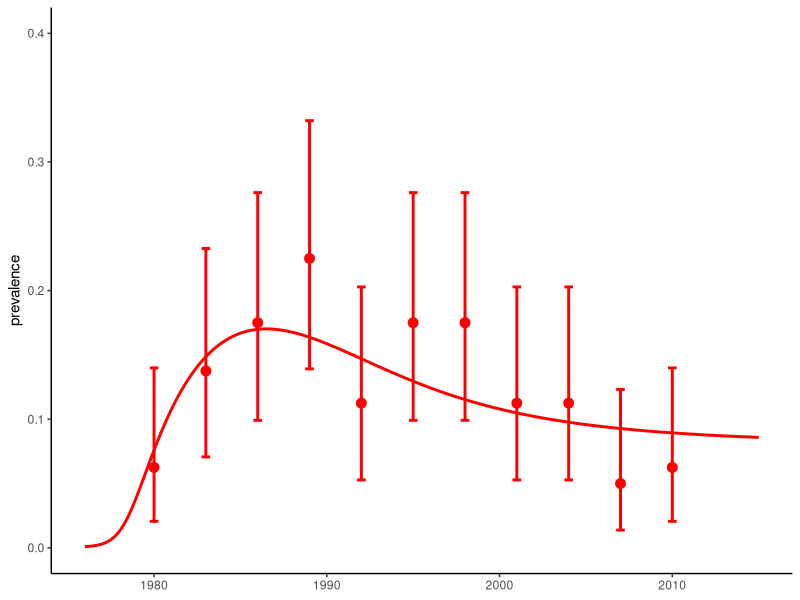

Reproduce this figure in R. (Note: this script raises an error after producing the figure.)
#' Fitting 1: Fitting a dynamic SI model with Maximum Likelihood Estimation
#' Clinic on the Meaningful Modeling of Epidemiological Data
#' International Clinics on Infectious Disease Dynamics and Data (ICI3D) Program
#' African Institute for Mathematical Sciences, Muizenberg, RSA
#' (C) Steve Bellan, 2015, Seth Blumberg 2025, Carl Pearson 2026
#'
#' By the end of this tutorial you should ...
#'  * Understand how to simulate cross-sectional prevalence data around a
#'    simulated epidemic.
#'  * Calculate a binomial likelihood from these prevalence data and a fully
#'    specified epidemic model.
#'  * Use R's `optim` function to do multivariate optimization over transformed
#'    parameter space.
#'  * Understand the difference betweeen SANN and Nelder-Mead algorithms
#'  * Create 95% CIs and contours from the hessian matrix
#'  * Create 95% CIs and contours based on the likelihood ratio
#'
#' n.b. the code below uses `roxygen2` syntax for annotating comments. That
#' includes providing example calls of the functions in @examples blocks.
#' The code in @examples blocks

library(deSolve)
library(ggplot2)

library(boot)
library(ellipse)

#' @title Check if a value is a positive scalar
#'
#' @param x The value to check.
#' @return logical. `TRUE` if `x` is a positive scalar, `FALSE` otherwise.
is_positive_scalar <- function(x) {
  is.numeric(x) && length(x) == 1 && !is.na(x) && x > 0
}

#' @title Check if a value is a proportion
#'
#' @param x The value to check.
#' @return logical. `TRUE` if `x` is a proportion, `FALSE` otherwise.
is_proportion <- function(x) {
  is.numeric(x) && length(x) == 1 && !is.na(x) && x >= 0 && x <= 1
}

#' @title Collect Disease Parameters
#'
#' @description
#' Creates a list of disease parameters with their default values for the HIV
#' epidemic model.
#'
#' This function captures its local environment variables using
#' `as.list(environment())` to construct a named list from the arguments while
#' providing convenient defaults. This function also validates those parameters.
#'
#' @param Beta numeric. Transmission rate (infectious contacts per
#'   year-infectious-persons). Default is 0.9.
#' @param alpha numeric. Decline in transmission coefficient with prevalence
#'   (unitless). Default is 8.
#' @param progRt numeric. Progression rate, defined as `n` divided by
#'   the life-with-HIV expectancy, where `n` is the number of boxcars
#'   (1 / year). Default is 4/10.
#' @param birthRt numeric. Birth rate, representing the proportion of people
#'   who give birth per year (new people / current people / year).
#'   Default is 0.03.
#' @param deathRt numeric. Background death rate, defined as 1 divided by
#'   the life expectancy (1 / year). Default is 1/60.
#'
#' @return list. A named list containing the defined disease parameters.
#'
#' @examples
#' disease_params()
#' disease_params(Beta = .2)
disease_params <- function(
  Beta = 0.9,
  alpha = 8,
  progRt = (4 / 10),
  birthRt = .03 / 1,
  deathRt = 1 / 60
) {
  stopifnot(
    "Beta must be a positive scalar" = is_positive_scalar(Beta),
    "progRt must be a positive scalar" = is_positive_scalar(progRt),
    "birthRt must be a positive scalar" = is_positive_scalar(birthRt),
    "deathRt must be a positive scalar" = is_positive_scalar(deathRt)
  )
  return(as.list(environment()))
}


#' @title Initialize State Variables from Prevalence
#'
#' @description
#' Creates a named vector of initial state values (proportions of the
#' population) for the SI ODE model given the initial prevalence.
#'
#' @param initPrev numeric. The initial prevalence at the start of the
#'   simulation, which must be a proportion (between 0 and 1 inclusive).
#'   Default is `exp(-7)`.
#'
#' @return numeric. A named vector of initial proportions for state variables:
#'   `S` (susceptibles), `I1`, `I2`, `I3`, `I4` (infected classes), `CI`
#'   (cumulative incidence), and `CD` (cumulative deaths).
#'
#' @examples
#' initialize_from_prev()
#' initialize_from_prev(0.01)
initialize_from_prev <- function(
  initPrev = exp(-7)
) {
  stopifnot(
    "initPrev must be a proportion between 0 and 1" = is_proportion(initPrev)
  )
  return(c(
    S = 1 - initPrev,
    I1 = initPrev,
    I2 = 0,
    I3 = 0,
    I4 = 0,
    CI = 0,
    CD = 0
  ))
}

#' @title SI ODE Model with Four Infected Boxcars
#'
#' @description
#' Calculates the derivatives for the SI (Susceptible-Infected) epidemic model
#' with 4 boxcar stages of infection. This model is equivalent to the third
#' model in the HIV in Harare tutorial, although some parameters may differ.
#'
#' @param tt numeric. The current time point in the integration.
#' @param yy numeric. Named vector of current state variable values: `S`
#'   (susceptible), `I1`, `I2`, `I3`, `I4` (infected classes), `CI`
#'   (cumulative incidence), and `CD` (cumulative deaths).
#' @param parms list. A list of disease parameters containing:
#'   * `Beta`: transmission rate
#'   * `alpha`: decline in transmission coefficient with prevalence
#'   * `progRt`: progression rate through boxcars
#'   * `birthRt`: birth rate
#'   * `deathRt`: natural death rate
#'
#' @return list. A list containing a single numeric vector of the state
#'   variable derivatives.
#'
#' @examples
#' dHIV_SI4(0, initialize_from_prev(), disease_params())
dHIV_SI4 <- function(tt, yy, parms) {
  with(c(parms, as.list(yy)), {
    ## State variables are: S, I1, I2, I3, I4; tracking states CI, CD
    pop_N <- sum(yy) ## total population
    pop_I <- pop_N - S
    prev_I <- pop_I / pop_N
    transmissionCoef <- Beta * exp(-alpha * prev_I)

    # processes
    infection <- transmissionCoef * prev_I * S
    birth <- birthRt * pop_N
    death <- deathRt * yy[1:5]
    progress <- progRt * yy[2:5]

    deriv <- rep(NA, length(yy))
    ## state variable derivatives (ODE system)
    ## Susceptibles
    deriv[1] <- birth - death[1] - infection
    ## I Boxcars
    ## each lose their progress, gain earlier progress, die of natural causes
    deriv[2:5] <- -progress + c(infection, progress[1:3]) - death[2:5]
    ## Cumulative Incidence
    deriv[6] <- infection
    ## Cumulative Disease Induced Death, i.e progression from final boxcar
    deriv[7] <- progress[4]

    return(list(deriv))
  })
}

#' @title Simulate Epidemic
#'
#' @description
#' Runs the deterministic model simulation using the specified ODE system,
#' initial state values, time sequence, and disease parameters.
#'
#' @param init numeric. Named vector of initial state values. Default is
#'   `initialize_from_prev()`.
#' @param tseq numeric. Sequence of times at which model predictions are
#'   desired. Default is monthly steps from 1976 to 2015.
#' @param modFunction function. The ODE system derivative function (such as
#'   `dHIV_SI4`). Default is `dHIV_SI4`.
#' @param parms list. List of disease parameters. Default is `disease_params()`.
#'
#' @return data.frame. A data frame of simulated outputs containing:
#'   * `time`: time points of predictions
#'   * state variables (`S`, `I1` to `I4`, `CI`, `CD`)
#'   * `I`: total infected population (`I1 + I2 + I3 + I4`)
#'   * `N`: total population (`S + I`)
#'   * `P`: infected prevalence (`I / N`)
#'
#' @examples
#' simEpidemic()
simEpidemic <- function(
  init = initialize_from_prev(),
  tseq = seq(1976, 2015, by = 1 / 12),
  modFunction = dHIV_SI4,
  parms = disease_params()
) {
  # n.b. a `within` block works within a data frame to calculate new values
  return(
    lsoda(init, tseq, modFunction, parms = parms) |>
      as.data.frame() |>
      within({
        I <- I1 + I2 + I3 + I4
        N <- S + I
        P <- I / N
      })
  )
}

#' @title Sample Epidemic
#'
#' @description
#' Simulates drawing cross-sectional samples of individuals from a simulated
#' epidemic at specified time points, testing them, and calculating sample
#' prevalence alongside binomial confidence intervals.
#'
#' @param simDat data.frame. Simulated epidemic data, typically the output
#'   of `simEpidemic()`. Must contain columns `time` and `P`.
#' @param sampleDates numeric. Vector of dates at which to sample the
#'   population. Default is every 3 years from 1980 to 2010.
#' @param numSamp numeric. Vector indicating the number of individuals
#'   sampled at each date. Default is 80 individuals per date.
#'
#' @return data.frame. A data frame with columns:
#'   * `time`: sample dates
#'   * `numPos`: simulated number of positive cases
#'   * `numSamp`: number of individuals sampled
#'   * `sampPrev`: sample prevalence (`numPos / numSamp`)
#'   * `lci`: lower binomial confidence interval bound
#'   * `uci`: upper binomial confidence interval bound
#'
#' @examples
#' sampleEpidemic(simEpidemic())
sampleEpidemic <- function(
  simDat,
  sampleDates = seq(1980, 2010, by = 3),
  numSamp = rep(80, length(sampleDates)),
  seed = 1
) {
  set.seed(1)
  data_subset <- subset(simDat, time %in% sampleDates)
  if (nrow(data_subset) != length(sampleDates)) {
    warning(
      "The following sampleDates are not present in simDat: ",
      toString(setdiff(sampleDates, simDat$time))
    )
    numSamp <- numSamp[which(sampleDates %in% simDat$time)]
  }

  return(
    within(data_subset, {
      numSamp <- numSamp
      numPos <- rbinom(length(numSamp), numSamp, P)
      sampPrev <- numPos / numSamp
      lci <- mapply(
        function(x, n) binom.test(x, n)$conf.int[1],
        x = numPos,
        n = numSamp
      )
      uci <- mapply(
        function(x, n) binom.test(x, n)$conf.int[2],
        x = numPos,
        n = numSamp
      )
    })[, c("time", "numSamp", "numPos", "sampPrev", "lci", "uci")]
  )
}

## Run system of ODEs for "true" parameter values
# Default model parameters are defined in lines 20-26
trueParms <- disease_params()
# Simulated epidemic (underlying process)
simDat <- simEpidemic(parms = trueParms)

# Simulate *observed* data about the epidemic
myDat <- sampleEpidemic(simDat)

# Plot simulated prevalence and sample data using ggplot2
plot_sim_vs_obs <- ggplot() +
  geom_line(
    data = simDat,
    aes(x = time, y = P),
    color = "red",
    linewidth = 1
  ) +
  geom_point(
    data = myDat,
    aes(x = time, y = sampPrev),
    color = "red",
    size = 3
  ) +
  geom_errorbar(
    data = myDat,
    aes(x = time, ymin = lci, ymax = uci),
    color = "red",
    width = 0.5,
    linewidth = 1
  ) +
  scale_y_continuous(limits = c(0, 0.4)) +
  labs(x = NULL, y = "prevalence") +
  theme_classic()

print(plot_sim_vs_obs)

## To start, we need to write a likelihood function that gives the
## probability that a given parameter set (Beta, alpha values) would generate
## the observed data. Remember that we are assuming that there is some true
## underlying epidemic curve that is deterministic and the data we observe
## are only noisy because of sampling/observation error (not because the
## underlying curve is also noisy--i.e. process error--which would be
## particularly likely for epidemics in small populations).

## We assume binomial sampling errors. So we can write the -log-likelihood as
## the probability of observing the observed number positive out of each
## sample if the prevalence is the value generated by a model parameterized
## by a given set of parameters:

#' @title Negative Log-Likelihood for HIV SI4 Model
#'
#' @description
#' Calculates the negative log-likelihood of the observed data given a set of
#' disease parameters. This assumes binomial sampling errors at the observed
#' time points.
#'
#' @param parms list. List of disease parameters. Default is `disease_params()`.
#' @param obsDat data.frame. Observed data containing columns `time`, `numPos`,
#'   and `numSamp`. Default is `myDat`.
#' @param t0 numeric. The starting time of the epidemic simulation. Default
#'   is 1976.
#'
#' @return numeric. The negative log-likelihood value.
#'
#' @examples
#' # log likelihood of the true parameters (which we usually never know)
#' nllikelihood(disease_params())
#' # ... vs some random guess
#' nllikelihood(disease_params(Beta = 3, alpha = 1))
nllikelihood <- function(
  parms = disease_params(),
  obsDat = myDat,
  t0 = 1976
) {
  simDat <- simEpidemic(tseq = c(t0, obsDat$time), parms = parms)[-1, ]
  ## What are the rows from our simulation at which we have observed data?
  nlls <- -dbinom(
    obsDat$numPos,
    obsDat$numSamp,
    prob = simDat$P,
    log = TRUE
  )
  return(sum(nlls))
}

## First look up how optim() works. The more you read through the help
## file the easier this will be!!! In particular make sure you understand that
## the first argument of optim must be the initial values of the parameters to
## be fitted (i.e. Beta & alpha) and that any other parameters to be fixed are
## given as additional arguments (in the help file under "...")
## ?optim

#' @title Substitute and Update Parameters
#'
#' @description
#' Combines fitted and fixed parameters into a single list suitable for the
#' epidemic model. Parameters whose names start with `"log_"` are
#' automatically exponentiated back to their untransformed scale.
#'
#' @param fit.params numeric. Named vector of parameters being fitted.
#' @param fixed.params list. List of fixed parameters, typically the output
#'   of `disease_params()`. Default is `disease_params()`.
#'
#' @return list. A list of all parameters (both fixed and fitted) on their
#'   original (unlogged) scale.
#'
#' @examples
#' guess_params <- c(log_Beta = log(5), log_alpha = log(8))
#' subsParms(guess_params)
subsParms <- function(fit.params, fixed.params = disease_params()) {
  within(fixed.params, {
    loggedParms <- names(fit.params)[grepl('log_', names(fit.params))]
    unloggedParms <- names(fit.params)[!grepl('log_', names(fit.params))]
    for (nm in unloggedParms) {
      assign(nm, as.numeric(fit.params[nm]))
    }
    for (nm in loggedParms) {
      assign(gsub('log_', '', nm), exp(as.numeric(fit.params[nm])))
    }
    rm(nm, loggedParms, unloggedParms)
  })
}

## Make likelihood a function of fixed and fitted parameters.
objFXN <- function(
  fit.params, ## parameters to fit
  fixed.params = disease_params(), ## fixed paramters
  obsDat = myDat
) {
  parms <- subsParms(fit.params, fixed.params)
  nllikelihood(parms, obsDat = obsDat) ## then call likelihood
}
objFXN(guess.params, disease_params())

## Select initial values for fitted parameters from which optimization routine
## will start. If you select bad initial values the algorithm can get stuck on a
## bad set of parameters. You can always try the true values as a starting point
## for this problem, although that's rarely possible in real problems.

init.pars <- c(log_alpha = log(30), log_Beta = log(.1))
## We will start with SANN optimization since it is stochastic and therefore
## less likely to get stuck in a local minima. But then finish with Nelder-Mead
## optimization which is much faster.

###  NOTE: for trace >0 you see more progress report, bigger numbers show more
###  update
trace <- 3

## SANN: This is stochastic, be CAREFUL -- sometimes it gets stuck at local minima
## for unreasonble parameters. If you see this happen, run it again!
optim.vals <- optim(
  par = init.pars,
  objFXN,
  fixed.params = disease_params(),
  obsDat = myDat,
  control = list(trace = trace, maxit = 150),
  method = "SANN"
)
exp(optim.vals$par) # note `log_` no longer applies
trueParms[c('alpha', 'Beta')] |> unlist()

## We feed the last parameters of SANN in as the first values of Nelder-Mead
optim.vals <- optim(
  par = optim.vals$par,
  objFXN,
  fixed.params = disease_params(),
  obsDat = myDat,
  control = list(trace = trace, maxit = 800, reltol = 10^-7),
  method = "Nelder-Mead",
  hessian = T
)
optim.vals
MLEfits <- optim.vals$par
trueParms[c('alpha', 'Beta')]
exp(unname(MLEfits))

log_alpha.fit <- MLEfits["log_alpha"]
log_Beta.fit <- MLEfits["log_Beta"]

## Look at the output of optim. Understand what it means. Did the algorithm
## converge? Look at ?optim to understand it.

# Plot MLE fit time series using ggplot2
fitDat <- simEpidemic(parms = subsParms(optim.vals$par, trueParms))

plot_mle_fit <- plot_sim_vs_obs +
  geom_line(
    data = fitDat,
    aes(x = time, y = P),
    color = "blue",
    linewidth = 1
  )

print(plot_mle_fit)

######################################################################
## Contour plots with the hessian
######################################################################
## The Hessian matrix gives you the curvature of the likelihood function at the
## maximum likelihood estimate (MLE) of the fitted parameters. In other words,
## it tells you the second derivative around MLE, which can be used to
## estimate the covariance variance matrix of the estimator. This estimate of
## the covariance variance matrix is known as the Fisher information matrix
## and can be obtained by inverting the Hessian.

## invert the Hessian, to estimate the covar-var matrix of parameter estimates
fisherInfMatrix <- solve(optim.vals$hessian)

# Extract ellipse coordinates
ellipse_coords <- as.data.frame(
  exp(ellipse(fisherInfMatrix, centre = MLEfits, level = 0.95))
)
colnames(ellipse_coords) <- c("alpha", "Beta")

# True parameters data frame
true_df <- data.frame(alpha = trueParms$alpha, Beta = trueParms$Beta)

# MLE parameters data frame
mle_df <- data.frame(
  alpha = exp(log_alpha.fit),
  Beta = exp(log_Beta.fit)
)

# Plot contours using ggplot2
ggplot() +
  geom_point(
    data = true_df,
    aes(x = alpha, y = Beta, color = "truth"),
    size = 4
  ) +
  geom_point(
    data = mle_df,
    aes(x = alpha, y = Beta, color = "MLE"),
    size = 4
  ) +
  geom_path(
    data = ellipse_coords,
    aes(x = alpha, y = Beta, color = "95% Confidence Region"),
    linewidth = 1
  ) +
  scale_x_log10(limits = c(2, 15)) +
  scale_y_log10(limits = c(0.5, 2)) +
  scale_color_manual(
    name = NULL,
    values = c(
      "truth" = "red",
      "MLE" = "black",
      "95% Confidence Region" = "black"
    ),
    breaks = c("truth", "MLE", "95% Confidence Region"),
    guide = guide_legend(
      override.aes = list(
        shape = c(16, 16, NA),
        linetype = c("blank", "blank", "solid")
      )
    )
  ) +
  labs(
    x = expression(alpha),
    y = expression(beta),
    title = "-log(likelihood) contours"
  ) +
  theme_classic() +
  theme(
    plot.title = element_text(hjust = 0.5)
  )

######################################################################
## Contour plots with likelihood profiles
######################################################################
## With all other parameters fixed to their initial values, lets look at a
## contour likelihood plot over Beta and alpha.  To do this we write wrapper
## functions of log_Beta and log_alpha to feed to outer() and then
## contour(). This is confusing so make sure you understand every function.

## This function simply takes values log_Beta and log_alpha and feeds them into
## objFXN above as a single variable called logpars, you'll see why this is
## useful below.
objXalpha_Beta <- Vectorize(
  function(
    alpha,
    Beta,
    fixed.params = disease_params(),
    browse = F
  ) {
    objFXN(
      fit.params = c(log_alpha = log(alpha), log_Beta = log(Beta)),
      fixed.params = fixed.params
    )
  },
  list("alpha", "Beta")
)


## Now instead of giving a single argument on the log scale we give 2
## on the untransformed scale.
objFXN(c(log_alpha = log(1 / 5), log_Beta = log(25)))
objXalpha_Beta(1 / 5, 25)

## Now we use the R function outer() to evaluate objXalpha_Beta() over a grid
## of {alpha, Beta} combinations. This can take a long time because we have to do
## res^2 evaluations of nllikelihood(), and recall that each time we do this we are
## running lsoda() inside simEpidemic()

## Grid resolution resXres, increasing it makes contours smoother but takes a lot longer
res <- 15

## Now create a sequence of alpha values for the grid
alpha.seq <- exp(seq(log_alpha.fit - 1, log_alpha.fit + 1, l = res))
alpha.seq

## Now create a sequence of Beta values for the grid
Beta.seq <- exp(seq(log_Beta.fit - 1, log_Beta.fit + 1, l = res))
Beta.seq

## The function outer() now evaluates objXalpha_BetaVEC on this grid. ?outer
mat <- outer(alpha.seq, Beta.seq, objXalpha_Beta) # this can take a long time

## Make a contour plot that shows the confidence regions in red.  Likelihood
## Ratio Test confidence regions use the chi squared distribution cutoff with
## degrees of freedom 2 (2 parameters)
ml.val <- optim.vals$value
conf.cutoff <- ml.val + qchisq(.95, 2) / 2

# Convert grid matrix to data frame
grid_df <- expand.grid(alpha = alpha.seq, Beta = Beta.seq)
grid_df$z <- as.vector(mat)

# Plot likelihood contours using ggplot2
ggplot() +
  geom_contour_filled(
    data = grid_df,
    aes(x = alpha, y = Beta, z = z),
    breaks = seq(min(mat), max(mat), length.out = 20)
  ) +
  geom_contour(
    data = grid_df,
    aes(
      x = alpha,
      y = Beta,
      z = z,
      color = "95% contour (profile likelihood)"
    ),
    breaks = conf.cutoff,
    linewidth = 1
  ) +
  geom_path(
    data = ellipse_coords,
    aes(
      x = alpha,
      y = Beta,
      color = "95% contour (Fisher information matrix)"
    ),
    linewidth = 1,
    linetype = "dashed"
  ) +
  geom_point(
    data = true_df,
    aes(x = alpha, y = Beta, color = "truth"),
    size = 3
  ) +
  geom_point(
    data = mle_df,
    aes(x = alpha, y = Beta, color = "MLE"),
    size = 3
  ) +
  scale_x_log10(limits = c(3, 15)) +
  scale_y_log10(limits = c(0.5, 2)) +
  scale_fill_viridis_d(name = "Negative Log-Likelihood") +
  scale_color_manual(
    name = NULL,
    values = c(
      "truth" = "red",
      "MLE" = "black",
      "95% contour (profile likelihood)" = "black",
      "95% contour (Fisher information matrix)" = "black"
    ),
    breaks = c(
      "truth",
      "MLE",
      "95% contour (profile likelihood)",
      "95% contour (Fisher information matrix)"
    ),
    guide = guide_legend(
      override.aes = list(
        shape = c(16, 16, NA, NA),
        linetype = c("blank", "blank", "solid", "dashed")
      )
    )
  ) +
  labs(
    x = expression(alpha),
    y = expression(beta),
    title = "-log(likelihood) contours"
  ) +
  theme_classic() +
  theme(
    plot.title = element_text(hjust = 0.5),
    legend.position = "right"
  )

######################################################
# EXERCISES
#
# 1. Evaluate how the MLE estimate and confidence interval changes when
# there is more or less observational noise. (Hint: Change the number of
# people sampled during each surveillance study in the sampleEpidemic
# function.)
#
# 2. Evaluate how the MLE estimate and confidence interval changes when the
# frequency of surveillance changes.
#
# 3. Evaluate how the MLE estimate and confidence changes when the model used
# to conduct the estimation differs from the 'true' model. Specifically,
# see what happens if you only use two boxcars in the model, rather than four.
# (Hint: You will need to make a new function for the model used to
# calculate the likelihood)
